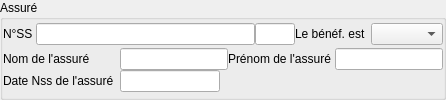
             <widget class="QGroupBox" name="groupBoxAssure">
              <property name="title">
               <string>Assuré</string>
              </property>
              <layout class="QGridLayout">
               <property name="margin">
                <number>0</number>
               </property>
               <property name="spacing">
                <number>0</number>
               </property>
               <item row="0" column="0">
                <layout class="QGridLayout" name="layoutyogourt_13">
                 <item row="0" column="0">
                  <widget class="QLabel" name="label_nss">
                   <property name="font">
                    <font>
                     <pointsize>9</pointsize>
                    </font>
                   </property>
                   <property name="text">
                    <string>N°SS </string>
                   </property>
                  </widget>
                 </item>
                 <item row="0" column="4">
                  <widget class="QComboBox" name="comboBoxQualiteAyantDroit">
                   <property name="sizePolicy">
                    <sizepolicy hsizetype="Preferred" vsizetype="Fixed">
                     <horstretch>0</horstretch>
                     <verstretch>0</verstretch>
                    </sizepolicy>
                   </property>
                   <property name="maximumSize">
                    <size>
                     <width>200</width>
                     <height>16777215</height>
                    </size>
                   </property>
                   <property name="toolTip">
                    <string>Le bénéficiaire est lié à l'assuré en tant que ...</string>
                   </property>
                  </widget>
                 </item>
                 <item row="0" column="3">
                  <widget class="QLabel" name="label_beneficiaire">
                   <property name="font">
                    <font>
                     <pointsize>9</pointsize>
                    </font>
                   </property>
                   <property name="text">
                    <string>Le bénéf. est  </string>
                   </property>
                   <property name="buddy">
                    <cstring>comboBoxQualiteAyantDroit</cstring>
                   </property>
                  </widget>
                 </item>
                 <item row="0" column="2">
                  <widget class="C_QLineEdit" name="lineEdit_NssClef">
                   <property name="maximumSize">
                    <size>
                     <width>40</width>
                     <height>16777215</height>
                    </size>
                   </property>
                   <property name="focusPolicy">
                    <enum>Qt::NoFocus</enum>
                   </property>
                   <property name="readOnly">
                    <bool>true</bool>
                   </property>
                  </widget>
                 </item>
                 <item row="0" column="1">
                  <widget class="C_QLineEdit" name="lineEdit_NumSecu">
                   <property name="sizePolicy">
                    <sizepolicy hsizetype="MinimumExpanding" vsizetype="Fixed">
                     <horstretch>0</horstretch>
                     <verstretch>0</verstretch>
                    </sizepolicy>
                   </property>
                   <property name="toolTip">
                    <string>13 chiffres avec calcul automatique de la clé</string>
                   </property>
                   <property name="whatsThis">
                    <string>to define for best control</string>
                   </property>
                   <property name="maxLength">
                    <number>13</number>
                   </property>
                  </widget>
                 </item>
                </layout>
               </item>
               <item row="1" column="0">
                <layout class="QGridLayout" name="layoutyogourt_12">
                 <property name="spacing">
                  <number>0</number>
                 </property>
                 <item row="0" column="0">
                  <widget class="QLabel" name="label_nomassure">
                   <property name="font">
                    <font>
                     <pointsize>9</pointsize>
                    </font>
                   </property>
                   <property name="text">
                    <string>Nom de l'assuré </string>
                   </property>
                   <property name="buddy">
                    <cstring>lineEdit_NomAssure</cstring>
                   </property>
                  </widget>
                 </item>
                 <item row="0" column="2">
                  <widget class="C_QLineEdit" name="lineEdit_NomAssure">
                   <property name="maxLength">
                    <number>50</number>
                   </property>
                  </widget>
                 </item>
                 <item row="0" column="3">
                  <widget class="QLabel" name="label_prenomassure">
                   <property name="font">
                    <font>
                     <pointsize>9</pointsize>
                    </font>
                   </property>
                   <property name="text">
                    <string>Prénom de l'assuré </string>
                   </property>
                   <property name="buddy">
                    <cstring>lineEdit_PrenomAssure</cstring>
                   </property>
                  </widget>
                 </item>
                 <item row="0" column="4">
                  <widget class="C_QLineEdit" name="lineEdit_PrenomAssure">
                   <property name="maxLength">
                    <number>40</number>
                   </property>
                  </widget>
                 </item>
                 <item row="1" column="0">
                  <widget class="QLabel" name="label_dnssassure">
                   <property name="font">
                    <font>
                     <pointsize>9</pointsize>
                    </font>
                   </property>
                   <property name="text">
                    <string>Date Nss de l'assuré  </string>
                   </property>
                  </widget>
                 </item>
                 <item row="1" column="2">
                  <widget class="C_QLineEdit" name="lineEdit_DtNss_Assure">
                   <property name="maximumSize">
                    <size>
                     <width>100</width>
                     <height>16777215</height>
                    </size>
                   </property>
                   <property name="toolTip">
                    <string>Format dd-mm-yyyy</string>
                   </property>
                   <property name="whatsThis">
                    <string>to define for best control</string>
                   </property>
                  </widget>
                 </item>
                </layout>
               </item>
              </layout>
             </widget>
